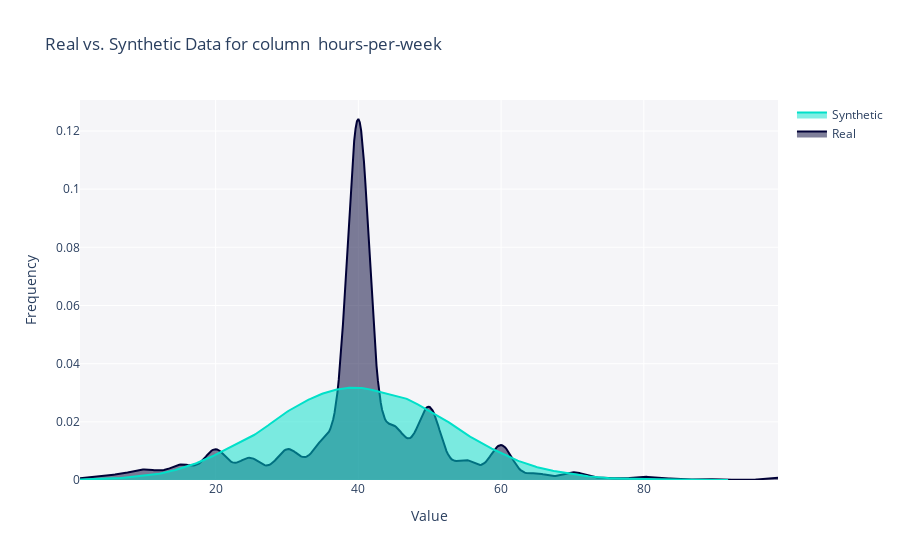

This figure's notebook cell:
### Code cell
fig = get_column_plot(
    real_data=age_hours_df,
    synthetic_data=synthetic_data,
    column_name=' hours-per-week',
    metadata=metadata1
)
    
fig.show()

### Figure 1 — Plotly figure (JSON) as saved in the notebook; plotly's stock layout.template omitted (floating-point values rounded to 4 significant figures; data arrays with more than 128 entries replaced by an {"elided": "..."} marker saying what was removed)
{"data": [{"fill": "tozeroy", "hovertemplate": "<b>Real</b><br>Value: %{x}<br>Frequency: %{y}<extra></extra>", "legendgroup": "Real", "marker": {"color": "#000036"}, "mode": "lines", "name": "Real", "showlegend": true, "type": "scatter", "x": {"elided": "500 float values"}, "xaxis": "x", "y": {"elided": "500 float values"}, "yaxis": "y"}, {"fill": "tozeroy", "hovertemplate": "<b>Synthetic</b><br>Value: %{x}<br>Frequency: %{y}<extra></extra>", "legendgroup": "Synthetic", "marker": {"color": "#01E0C9"}, "mode": "lines", "name": "Synthetic", "showlegend": true, "type": "scatter", "x": {"elided": "500 float values"}, "xaxis": "x", "y": {"elided": "500 float values"}, "yaxis": "y"}], "layout": {"barmode": "overlay", "hovermode": "closest", "legend": {"traceorder": "reversed"}, "plot_bgcolor": "#F5F5F8", "title": {"text": "Real vs. Synthetic Data for column  hours-per-week"}, "xaxis": {"anchor": "y2", "domain": [0, 1], "title": {"text": "Value"}, "zeroline": false}, "yaxis": {"anchor": "free", "domain": [0, 1], "position": 0, "title": {"text": "Frequency"}}}}
